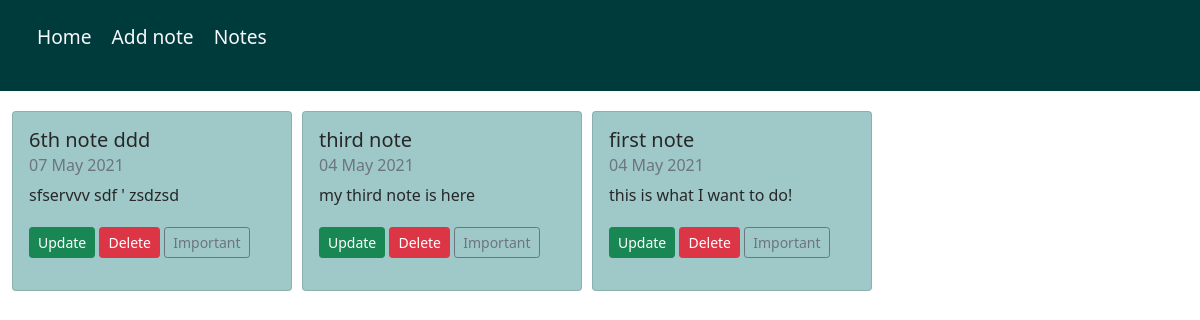
Page /notes/ on the earlier database version.
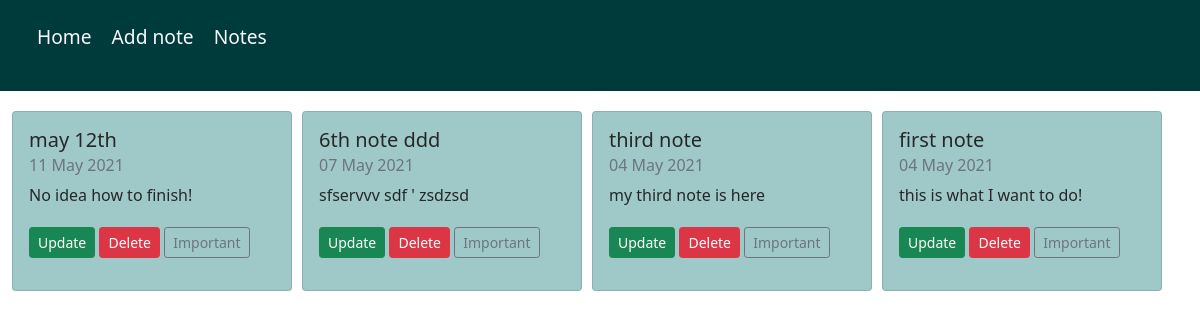
Same page on the later database version.
### notes/models.py (models this page shows, shortened)
class Notes(models.Model):
    note_title = models.CharField(max_length=30)
    note_content = models.TextField()
    date_created = models.DateTimeField(auto_now=True)
    class Meta:
        verbose_name_plural = 'Notes'

### notes/views.py (the view)
# urls.py: path('',include('notes.urls')),
def notes(request):
    context= {
        'notes' : Notes.objects.all().order_by('-date_created')
    }
    return render(request, 'notes/notes.html', context)

### notes/templates/notes/notes.html
{% extends 'notes/layout.html' %}
{% block content %}
    {% for note in notes %}
        <div class="card box ">
            <div class="card-body">
                <h5 class="card-title">{{ note.note_title }}</h5>
                <h6 class="card-subtitle mb-2 text-muted">{{ note.date_created|date:"d M Y"}}</h6>
                <p class="card-text ml-1">{{ note.note_content}}</p>
                <a href="{% url 'notes-update' note.pk %}" class="btn btn-success btn-sm mt-1 mb-1">Update</a>
                <a href="{% url 'notes-delete' note.pk %}" class="btn btn-danger btn-sm mt-1 mb-1">Delete</a>
                <button class="btn btn-outline-secondary btn-sm mt-1 mb-1 important">Important</button>
            </div>
        </div>
    {% endfor %}
{% endblock %}

Differences in the rows shown:
added Notes: note_title "may 12th", date_created "11 May 2021", note_content "No idea how to finish!"
